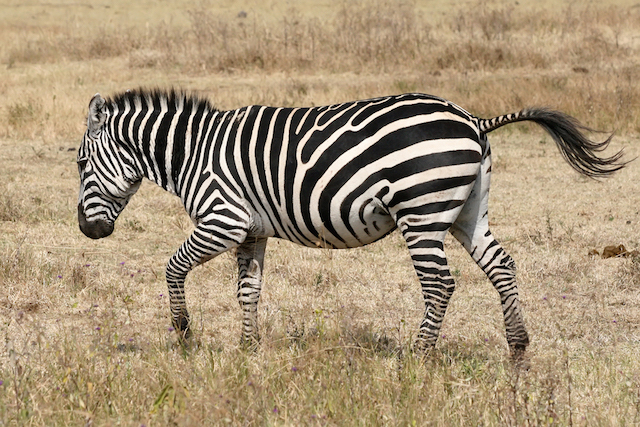
#> input picture HW1/data/gabor/Zebra_running_Ngorongoro.jpg, 640 x 427 px
$ jupyter execute --allow-errors Gabor.ipynb   (shell and % lines are left out)   (Python 2 division)
#> lines starting #> are read from the running program, lines starting #| are printed output that depends on the picture
If you find any bugs in this ipython notebook, please contact reisinger@cogsci.jhu.edu
If there's an error say "something is undefined", please run the cell that contains the definition or use "menu -> cell -> run all above"

Original notebook by Weichao Qiu, modified by Drew Reisinger

# Theoretical part

Visual illusions teach us about the assumptions that the brain makes
when interpreting images. These assumptions are often correct but occasionally
wrong, as shown by the illusions. Write a few (two or three)
sentences explaining each of the illusions below. Which ones of them involve
low-, mid-, or high-level vision? Note that all these illusions are
discussed in the Early Vision chapter by Yuille and Kersten.

## Stereokinetic Depth

An in-built assumption that shapes tend to be rigid, and interprets the changing rings as a rigid 3-D shape moving in depth, rather than as an ameoba-like form changing shape.

This demonstrates how our mid-level vision works, by making this kind of assumption.

## Motion binding.

When the edges of lines are covered, the human brain tries to fill in missing information.
This is why it thinks that it is actually a one rigid figure moving instead of 4 different lines.
In my opinion, this belongs to mid-level vision, as geometrical figure is being recogized.

## Checker-shadow illusion

The illusion occures because the human brain automatically tries to estimate the shadow based on the 3d shape that is being estimated. For that reason it incorrectly considers the grey pixel to be darker. I think that this belongs to the high-level vision, as actual 3d shape of cylinder is estimated and the shadow position is estimated which involved high level interpretation of the scene.

## Biological Motion

The effect demonstrates a high level interpretation of scene. As demonstrated in in previous examples high level vision can be very invariant to appearance changes. Like in this case brain recognizes human only by observing the relative motion of the joints that are represented by points.

## Neon Colour Spreading

The effect demonstrates how brain interpretes the shape of circle based only on lines that move together.
Even though there is no actual circle on the picture, the brain assumes that it's a circle as the lines rotate together as if they were part of a circle. In my opinion, it's a mid-level vision because it's shape information.

## Ames Window + Ballerina

When the short edge of the trapezoid is far away, its shape is interpreted as a rectangle with perspective distortion. When the short edge is close to the observer, it is re-interpreted as the far-away edge. The re-interpretation of the closer short edge as the far-away edge by simple geometry leads to inverted perception of the rotation direction, inverted sense of the visible side of the fence, and consequently, the seeming melt-through of the ballerina.

In my opinion, it's a mid level vision as it takes care of perspective projection estimation.

## Hollow Face Illusion

This effect demonstrates that human rely on prior knowledge of source of light.
As the faces that are being presented in the video eiather artificially lighted or located in a room with special lightning, there is no fact that can tell us that we see inverted faces. This happens because human uses prior knowlege or position of source or light -- like that it usually comes from above, from sun.

This is also relevan to mid level vision.

## Kanizsa triangle

The Kanizsa triangle (left panel) is perceived as a white triangular surface which
partially occludes three black disks, it shows the tendency of humans to interpret images
in terms of geometric structures.

This belongs to mid-level vision, as it involves shapes.

## The Dress Color Enigma

Colours are judged rather correctly, even under coloured room illumination, because our visual system guesses on incident light direction and colour and “subtracts” it. This is quite similar for all of us.

In my opinion, this belongs to mid-level vision, as this process is held without involving any high-level
identities.

## Hidden Figures – Dalmatian Dog

The experiment demonstrates an example that sometimes our brain can't go to higher level identities (like dog in this case) when there is not enough low-level cues from which the higher level information can be inferred.

In this particular example, there is not enough edges for the person to clearly see the shape of the dog.

So this example relates to the low-level vision.

## Ball and the shadow illusion

Example demonstrates how our brain takes the shadow information into account, assuming that the source of light comes from above. This helps our brain to understand that at the first part of the video the ball was alleviated and moved along the closer border of the surface. While at the second part it was moved diagonally from one corner to another. The assumption of light source position and inference based on the shadow helped brain in this case.

In my opinion, this belongs to the mid-level vision.

# Initialization

[cell 1]
# Import python library for this notebook
import numpy as np # fundamental package for scientific computing
import matplotlib.pyplot as plt # package for plot function

# show figures inline

def myimshow(I, **kwargs):
    # utility function to show image
    plt.figure();
    plt.axis('off')
    plt.imshow(I, cmap=plt.gray(), **kwargs)

# Generate sinusoid stimuli

Sinusoid $ I(\mathbf{x}) = A \cos(\mathbf{\omega} \mathbf{x} + \rho) $

$ A $ is the amplitude, $ \rho $ is the phase, and $ \mathbf{\omega} $ is the frequency.

[cell 2]
def genSinusoid(sz, A, omega, rho):
    # Generate Sinusoid grating
    # sz: size of generated image (width, height)
    radius = (int(sz[0]/2.0), int(sz[1]/2.0))
    [x, y] = np.meshgrid(range(-radius[0], radius[0]+1), range(-radius[1], radius[1]+1)) # a BUG is fixed in this line

    stimuli = A * np.cos(omega[0] * x  + omega[1] * y + rho)
    return stimuli

theta = np.pi/4
omega = [np.cos(theta), np.sin(theta)]
sinusoidParam = {'A':1, 'omega':omega, 'rho':np.pi/2, 'sz':(32,32)}
myimshow(genSinusoid(**sinusoidParam))
# ** is a special syntax in python, which enables passing a key-value dictionary as parameter

# Generate gabor filter
A general type of Gabor filter[1] can be defined:
$$ g(x,y;\lambda,\theta,\psi,\sigma,\gamma) = \exp\left(-\frac{x'^2+\gamma^2y'^2}{2\sigma^2}\right)\exp\left(i\left(2\pi\frac{x'}{\lambda}+\psi\right)\right) $$
[1] https://en.wikipedia.org/wiki/Gabor_filter

Here we implement a type of Gabor filter which satisfies the neurophysiological constraints for simple cells:
$$ \psi (x; \omega, \theta, K) = \left[\frac{\omega^2}{ 4 \pi K^2} \exp  \{-(\omega^2/8K^2)[4(x\cdot(cos\theta, sin\theta))^2 + (x \cdot ( -sin \theta, cos \theta))^2]\} \right] \times \left[ \exp \{ iwx \cdot (cos\theta, sin\theta) \} exp(K^2/2) \right] $$

[cell 3]
def genGabor(sz, omega, theta, func=np.cos, K=np.pi):
    radius = (int(sz[0]/2.0), int(sz[1]/2.0))
    [x, y] = np.meshgrid(range(-radius[0], radius[0]+1), range(-radius[1], radius[1]+1))

    x1 = x * np.cos(theta) + y * np.sin(theta)
    y1 = -x * np.sin(theta) + y * np.cos(theta)

    gauss = omega**2 / (4*np.pi * K**2) * np.exp(- omega**2 / (8*K**2) * ( 4 * x1**2 + y1**2))
#     myimshow(gauss)
    sinusoid = func(omega * x1) * np.exp(K**2 / 2)
#     myimshow(sinusoid)
    gabor = gauss * sinusoid
    return gabor

g = genGabor((256,256), 0.3, np.pi/4, func=np.cos)
# change func to "cos", "sin" can generate sin gabor or cos gabor, here we pass a function name as a parameter
myimshow(g)
np.mean(g)

# Interactive: Gabor demo
If you evaluate the next cell in your computer, you can see an interactive demo like this.

**Drag the slider to change parameters, and see the change of gabor filter.**

[cell 4]
from IPython.html.widgets import interact, interactive, fixed
def demoGabor(theta, omega):
    myimshow(genGabor((128,128), omega, theta))
interact(demoGabor, theta=(0,np.pi,np.pi/8), omega=(0.1,1,0.1))
#> the sliders are set to theta = 1.5707963267948966, omega = 0.55

# Generate gabor filter bank

[cell 5]
theta = np.arange(0, np.pi, np.pi/4) # range of theta
omega = np.arange(0.2, 0.6, 0.1) # range of omega
params = [(t,o) for o in omega for t in theta]
sinFilterBank = []
cosFilterBank = []
gaborParams = []
for (theta, omega) in params:
    gaborParam = {'omega':omega, 'theta':theta, 'sz':(128, 128)}
    sinGabor = genGabor(func=np.sin, **gaborParam)
    cosGabor = genGabor(func=np.cos, **gaborParam)
    sinFilterBank.append(sinGabor)
    cosFilterBank.append(cosGabor)
    gaborParams.append(gaborParam)

plt.figure()
n = len(sinFilterBank)
for i in range(n):
    plt.subplot(4,4,i+1)
    # title(r'$\theta$={theta:.2f}$\omega$={omega}'.format(**gaborParams[i]))
    plt.axis('off'); plt.imshow(sinFilterBank[i])

plt.figure()
for i in range(n):
    plt.subplot(4,4,i+1)
    # title(r'$\theta$={theta:.2f}$\omega$={omega}'.format(**gaborParams[i]))
    plt.axis('off'); plt.imshow(cosFilterBank[i])

# Apply filter bank to zebra image

[cell 6]
from skimage.color import rgb2gray
from scipy.signal import convolve2d
zebra = rgb2gray(plt.imread('data/gabor/Zebra_running_Ngorongoro.jpg'))
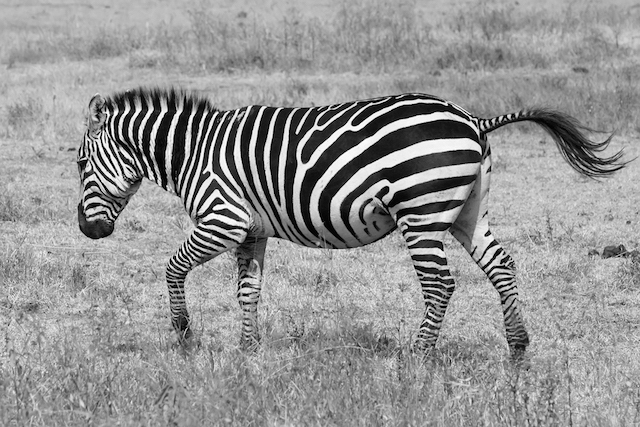
#> zebra: shape (427, 640) float64; min 0, max 1, mean 0.584
plt.figure(); myimshow(zebra)

# Horizontal lines -- can be found using the filters with theta equal to pi/2
horizontalGabor = sinFilterBank[-2]

sinGabor = sinFilterBank[-3]


# Solution: Each of those manually found filters process the image and give
# high responses in the regions of vertical stripes, horizontal stripes, and legs
# of zebra.

# Vertical stripes gabor filter
plt.figure(); myimshow(genGabor(func=np.sin, theta=0, omega=1.1, sz=(128, 128)))

res = convolve2d(zebra, genGabor(func=np.sin, theta=0, omega=1.1, sz=(128, 128)), mode='valid') # Will take about one minute
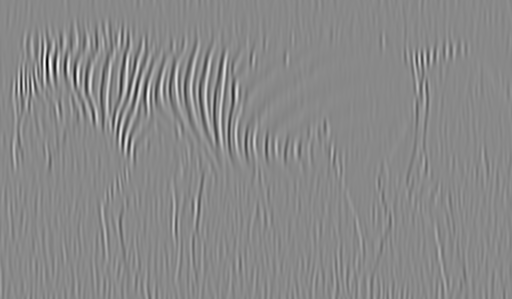
#> res: shape (299, 512) float64; min -24.4, max 20.97, mean 0; drawn with min black and max white
plt.figure(); myimshow(res); # title('response') Book figure

# Horizontal stripes gabor filter
plt.figure(); myimshow(genGabor(func=np.sin, theta=1.57, omega=1.1, sz=(128, 128)))

res = convolve2d(zebra, genGabor(func=np.sin, theta=1.57, omega=1.1, sz=(128, 128)), mode='valid') # Will take about one minute
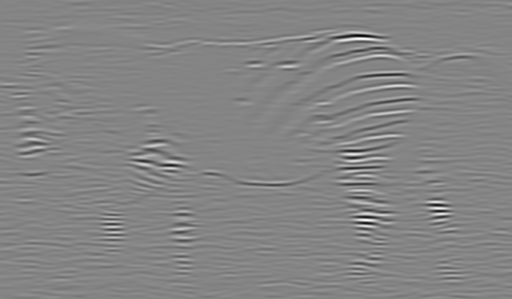
#> res: shape (299, 512) float64; min -23.87, max 22.02, mean 0; drawn with min black and max white
plt.figure(); myimshow(res); # title('response') Book figure

# Legs gabor filter
plt.figure(); myimshow(genGabor(func=np.sin, theta=0, omega=0.1, sz=(128, 128)))

res = convolve2d(zebra, genGabor(func=np.sin, theta=0, omega=0.1, sz=(128, 128)), mode='valid') # Will take about one minute
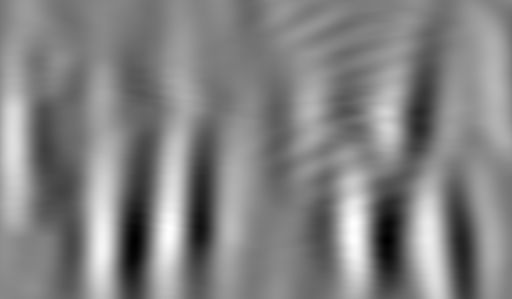
#> res: shape (299, 512) float64; min -4.7, max 4.55, mean 0.0627; drawn with min black and max white
plt.figure(); myimshow(res); # title('response') Book figure

[cell 7]
params

"Zebra running Ngorongoro" by Muhammad Mahdi Karim (www.micro2macro.net)

For examples of filters applied to texture processing see: http://scikit-image.org/docs/dev/auto_examples/plot_gabor.html

# Homework 1.1
Apply Gabor filters to the zebra image. Adjust the frequency and orientation of the Gabors to find the horizontal and vertical stripes. Plot the output. Can you also find Gabors that respond to the legs?

# Quadrature pair, simple/complex cell

[cell 8]
theta = np.pi/4
sinGabor = genGabor((129,129), 0.4, theta, np.sin)
cosGabor = genGabor((129,129), 0.4, theta, np.cos)
plt.figure();
plt.subplot(121); plt.axis('off'); plt.imshow(sinGabor, vmin=-0.2, vmax=0.2)
plt.subplot(122); plt.axis('off'); plt.imshow(cosGabor, vmin=-0.2, vmax=0.2)

theta = np.pi/4 + np.pi
sinusoid = genSinusoid((256,256), 1, (omega*np.sin(theta), omega*np.cos(theta)), 0)
plt.figure(); myimshow(sinusoid); plt.title('Stimuli')

response = convolve2d(sinusoid, sinGabor, mode='valid')
response2 = convolve2d(sinusoid, cosGabor, mode='valid')

plt.figure();
plt.subplot(121); plt.imshow(response, vmin=0); plt.title('Response of sin gabor(simple cell)')
plt.subplot(122); plt.imshow(response**2 + response2**2, vmin=0); plt.title('Resp. of complex cell')
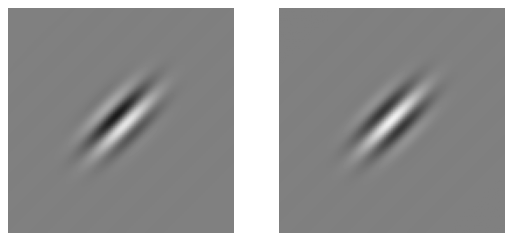
#> figure drawn by matplotlib, 2 panels
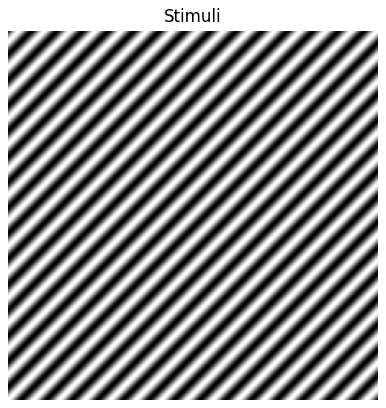
#> figure drawn by matplotlib, 1 panel
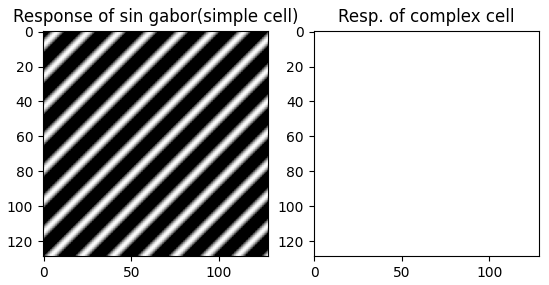
#> figure drawn by matplotlib, 2 panels

**Complex cell is tuned to frequency and less sensitive to phase change**

# Homework 1.2: Find parameter of an unknown gabor filter
Find the tuning curve of an idealized neuron by measuring its response to different sinusoids. The neuron is a Gabor function so you need to find its preferred orientation and phase. Use equations from _Slide: [SimpleCellsVisualCortex](http://www.stat.ucla.edu/~yuille/courses/Stat271-Fall15/SimpleCellsVisualCortex.pdf) - The Tuning of Gabor Filters _ if you want.

[cell 9]
import pickle
import numpy as np
from itertools import product

# The parameter of this gabor(cell) is unknown
# Try to find its parameter:
#> (the rest of this cell did not finish here and is left out)

# Demo: Gaussian, Laplacian of Gaussian

[cell 10]
# Utility function to plot 3D surface
def surf(X, Y, Z, **kargs):
    # Plot 3D data as surface, similar to surf(X,Y,Z) of http://www.mathworks.com/help/matlab/ref/surf.html
    from mpl_toolkits.mplot3d import Axes3D
    fig = plt.figure()
    ax = fig.add_subplot(111, projection='3d')
    ax.plot_surface(X, Y, Z, **kargs)

sigma = 20
from mpl_toolkits.mplot3d import Axes3D

[X, Y] = np.meshgrid(np.arange(-100, 101), np.arange(-100, 101))
Z = 1/(np.sqrt(2.0 * np.pi) * sigma) * np.exp(-(X**2+Y**2)/(2.0*sigma**2))

dx = np.roll(Z, 1, axis=1) - Z
dx2 = np.roll(dx, 1, axis=1) - dx

dy = np.roll(Z, 1, axis=0) - Z
dy2 = np.roll(dy, 1, axis=0) - dy

LoG = -(dx2+dy2)

surf(X, Y, Z, alpha=0.3)
# title('Gaussian')

surf(X, Y, dx + dy, alpha=0.3)
# title('First order derivative')

surf(X, Y, LoG, alpha=0.3)
# title('Second order derivative (Laplacian of Gaussian)')
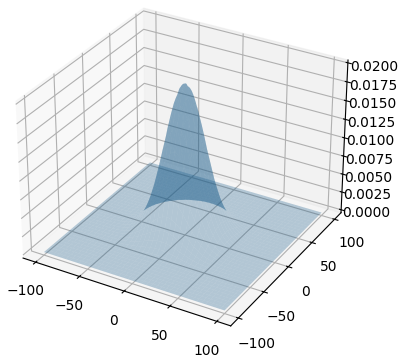
#> figure drawn by matplotlib, 1 panel
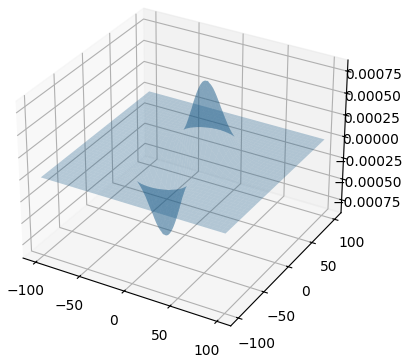
#> figure drawn by matplotlib, 1 panel
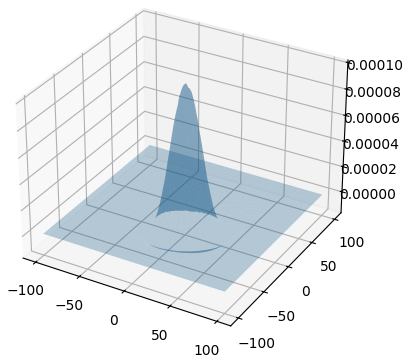
#> figure drawn by matplotlib, 1 panel
